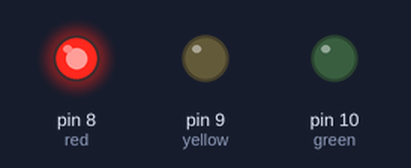
A sketch run on a simulated Arduino Uno, built with avr-gcc and run on an emulated ATmega328P. Parts: output pins drawn as LEDs (lit = HIGH).

Above: at 5.0 s.
At 10.5 s:
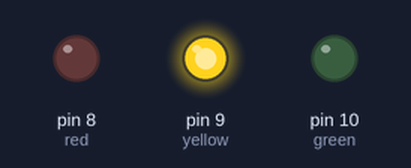
At 16.0 s:
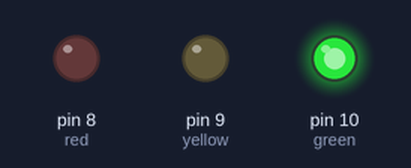
Timing chart, 0 to 28.6 s (numbered marks = the images above):
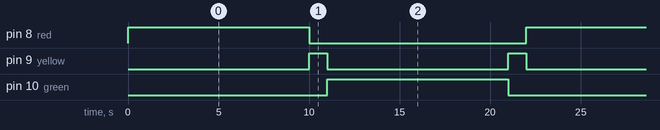

The sketch:

trafik_lambas_.ino
```cpp
int red = 8;
int yellow = 9;
int green = 10;
void setup() {
 pinMode(red, OUTPUT);
 pinMode(yellow, OUTPUT);
 pinMode(green, OUTPUT);

}

void loop() {
digitalWrite(red,1);
digitalWrite(yellow,0);
digitalWrite(green,0);
delay(10000);

digitalWrite(yellow,1);
digitalWrite(red,0);
digitalWrite(green,0);
delay(1000);

digitalWrite(red,0);
digitalWrite(yellow,0);
digitalWrite(green,1);
delay(10000);

digitalWrite(red,0);
digitalWrite(yellow,1);
digitalWrite(green,0);
delay(1000);
}
```

Measured:
- by itself, pin 8 (red), pin 10 (green): alternates HIGH for 10.0 s and LOW for 12.0 s
- by itself, pin 9 (yellow): alternates HIGH for 1.0 s and LOW for 10.0 s
- by itself, everything shown: repeats every 22.0 s, in 4 steps
